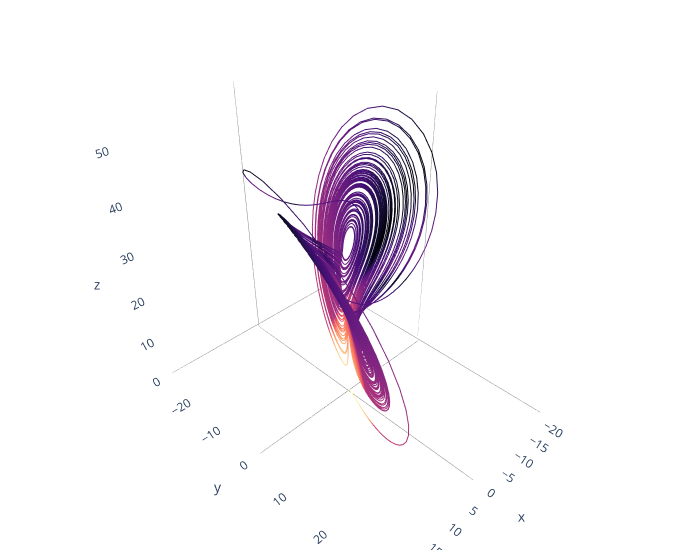

The cell this chart's notebook holds for it:
### Code cell
## Thanks to Nick Leach for the visualisation

fig = go.Figure( data=[ go.Scatter3d(
    x=x,
    y=y,
    z=z,
    mode='lines',
    line=dict(
        colorscale='magma',
        color=lyapunov_exp
        )
    ) ] )

fig.update_layout(scene = dict(
                    xaxis = dict(
                         showbackground=False,
                         zerolinecolor="grey",),
                    yaxis = dict(
                        showbackground=False,
                        zerolinecolor="grey"),
                    zaxis = dict(
                        showbackground=False,
                        zerolinecolor="grey",),),
                    width=700,
                    margin=dict(
                    r=10, l=10,
                    b=10, t=10)
                  )

fig.show()

### Figure 1 — Plotly figure (JSON) as saved in the notebook; plotly's stock layout.template omitted (floating-point values rounded to 4 significant figures; data arrays with more than 128 entries replaced by an {"elided": "..."} marker saying what was removed)
{"data": [{"line": {"color": {"elided": "10000 float values"}, "colorscale": [[0.0, "#000004"], [0.1111, "#180f3d"], [0.2222, "#440f76"], [0.3333, "#721f81"], [0.4444, "#9e2f7f"], [0.5556, "#cd4071"], [0.6667, "#f1605d"], [0.7778, "#fd9668"], [0.8889, "#feca8d"], [1.0, "#fcfdbf"]]}, "mode": "lines", "x": {"elided": "10000 float values"}, "y": {"elided": "10000 float values"}, "z": {"elided": "10000 float values"}, "type": "scatter3d"}], "layout": {"scene": {"xaxis": {"showbackground": false, "zerolinecolor": "grey"}, "yaxis": {"showbackground": false, "zerolinecolor": "grey"}, "zaxis": {"showbackground": false, "zerolinecolor": "grey"}}, "margin": {"r": 10, "l": 10, "b": 10, "t": 10}, "width": 700}}
